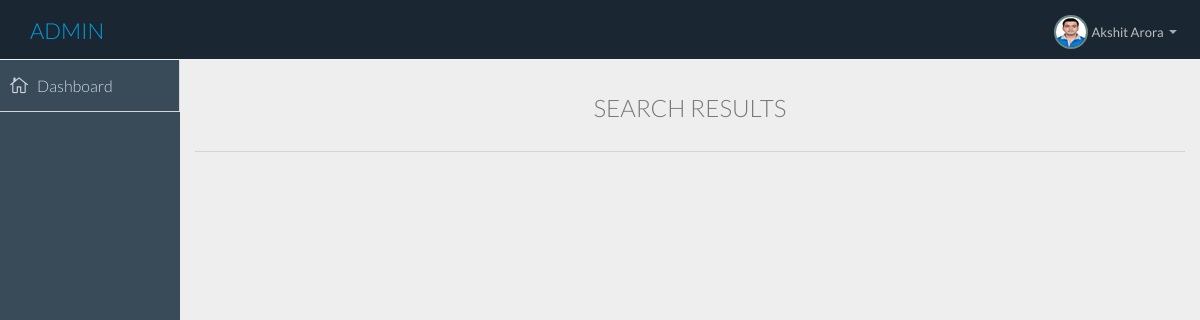
The page /admin/search_student.php?regno=1000000081 (signed in) on the database as committed earlier.
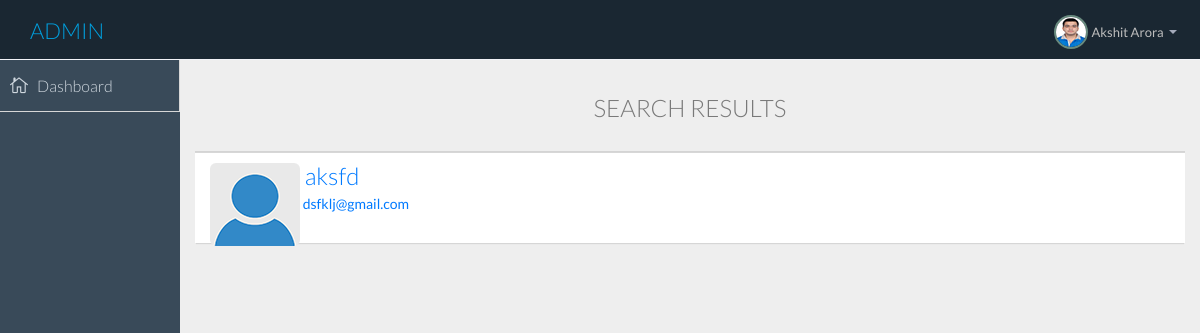
The same page on the database as committed later.
### tables this page shows
CREATE TABLE IF NOT EXISTS `student` (
  `sid` int(11) NOT NULL,
  `timestamp` timestamp NOT NULL DEFAULT CURRENT_TIMESTAMP,
  `regno` int(11) NOT NULL,
  `sname` varchar(100) NOT NULL,
  `full_part` varchar(5) NOT NULL,
  `status` varchar(300) NOT NULL,
  `sdob` date NOT NULL,
  `semail` varchar(100) NOT NULL,
  `sbranch` varchar(4) DEFAULT NULL,
  `sdoa` date NOT NULL,
  `sdurb` date NOT NULL,
  `sthesis` varchar(500) NOT NULL,
  `sphone` varchar(200) NOT NULL,
  `chair` varchar(500) NOT NULL,
  `supervisor1` varchar(500) NOT NULL,
  `supervisor2` varchar(500) NOT NULL,
  `cognate1` varchar(500) NOT NULL,
  `cognate2` varchar(500) NOT NULL,
  `outside` varchar(500) NOT NULL,
  `def` int(11) NOT NULL DEFAULT '1'
);

### admin/search_student.php (the view, shortened to what this page needs)
<?php session_start();error_reporting(0);
if($_SESSION["loggedin"]=="yes" && $_SESSION["role"]=="admin"){
    require 'header.php';
    $conn = new mysqli("localhost", "root", "","phd");
?>
  <body>
  <section id="container" class="">
      <header class="header dark-bg">
            <div class="toggle-nav">
            </div>
            <a href="index.php" class="logo"><span class="lite">Admin</span></a>
           <div class="top-nav notification-row">
                <ul class="nav pull-right top-menu">
                    <li class="dropdown">
                        <a data-toggle="dropdown" class="dropdown-toggle" href="#">
                            <span class="profile-ava">
                                <img alt="" src="img/now/<?php
    $path = "img/now/".$_SESSION["id"]."1_small.jpg";
 if(file_exists($path)) {
   echo $_SESSION["id"];} else {
        echo "avatar";
    }?>1_small.jpg">
                            </span>
                            <span class="username"><?php echo $_SESSION["name"]; ?></span>
                            <b class="caret"></b>
                        </a>
                    </li>
                </ul>
            </div>
      </header>
      <aside>
          <div id="sidebar"  class="nav-collapse ">
              <ul class="sidebar-menu">
                  <li>
                      <a class="" href="index.php">
                          <i class="icon_house_alt"></i>
                          <span>Dashboard</span>
                      </a>
                  </li>
              </ul>
          </div>
      </aside>
      <section id="main-content">
          <section class="wrapper">
			  <div class="row">
				<div class="col-lg-12">
					<center><h3>SEARCH RESULTS</h3></center><br>
                  </div>
              </div>
              <div class="row">
<?php
    if((!isset($_GET["regno"]) && !isset($_GET["sname"]) && !isset($_GET["full_part"]) &&  !isset($_GET["status"]) && !isset($_GET["sthesis"]) && !isset($_GET["semail"]) && !isset($_GET["sphone"]) && !isset($_GET["sdob"])) || ( empty($_GET["regno"]) && empty($_GET["sname"]) && empty($_GET["full_part"]) &&  empty($_GET["status"]) && empty($_GET["sthesis"]) && empty($_GET["semail"]) && empty($_GET["sphone"]) && empty($_GET["sdob"]) ) ) {
        echo "<h4>&nbsp;&nbsp;&nbsp;&nbsp;No parameters to search</h4>";
} else {
        echo "<div class='col-sm-12 bootcards-list' id='list' data-title='students'>";
        $sql="SELECT * from student WHERE def=1";
        if(!empty($_GET["regno"]) && isset($_GET["regno"])) {
            $sql .= " AND regno=".$_GET["regno"];
        }
    if ($result=mysqli_query($conn,$sql))
    {
        echo "<div class='panel panel-default'>";
        echo "<div class='list-group'>";
  while ($row=mysqli_fetch_assoc($result))
    {
      echo "<a class='list-group-item' href='cinfo.php?regno="; echo $row["regno"]; echo "'>";
      echo "<img src='img/now/avatar1.png' class='img-rounded pull-left'/>
        <h3 class='list-group-item-heading'>&nbsp;";echo $row["sname"]; echo "</h3>";
      echo "<p class='list-group-item-text'>&nbsp;"; echo $row["semail"]; echo "</p><br>";
      echo "</a>";
    }
        echo "</div>";
        echo "</div>";
  mysqli_free_result($result); echo "</div>";
    }
    }
?>
              </div>
          </section>
      </section>
      </section>
  </body>
</html>
<?php
}
?>

Rows that differ between the two databases and show on the page:
added student: sname "aksfd", semail "dsfklj@gmail.com"
